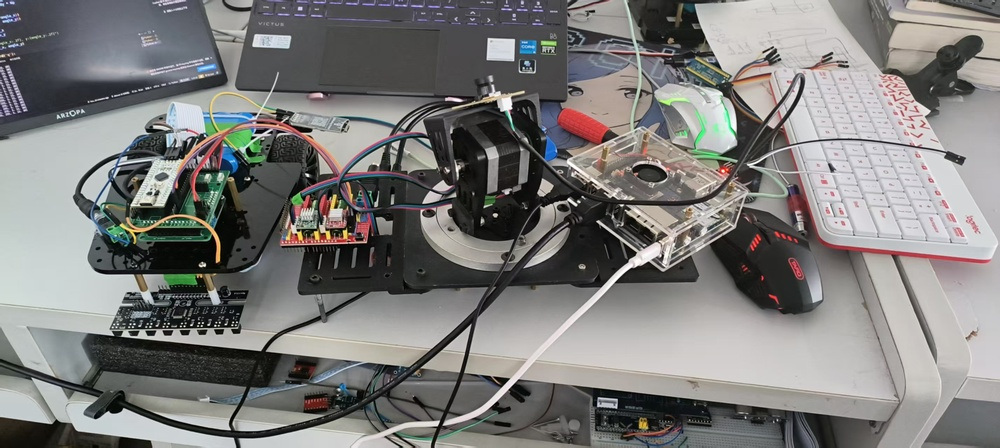
#> input picture .doc/src/1.jpg, 1000 x 448 px, shrunk from 2856 x 1280 before the run, given in place of the camera
$ python trackbar.py
#> lines starting #> are read from the running program, lines starting #| are printed output that depends on the picture; after the words box and inside, x2 and y2 are one past the last pixel; in counts of white or black regions, pixels touching at a corner belong together
import cv2
import numpy as np

def nothing(x):
    pass

# 创建窗口
cv2.namedWindow('Trackbars')

# 创建6个滑动条，范围均设定为HSV常用范围
cv2.createTrackbar('H_low', 'Trackbars', 0, 179, nothing)
cv2.createTrackbar('H_high', 'Trackbars', 10, 179, nothing)
cv2.createTrackbar('S_low', 'Trackbars', 100, 255, nothing)
cv2.createTrackbar('S_high', 'Trackbars', 255, 255, nothing)
cv2.createTrackbar('V_low', 'Trackbars', 100, 255, nothing)
cv2.createTrackbar('V_high', 'Trackbars', 255, 255, nothing)

cap = cv2.VideoCapture(0)

while True:
    ret, frame = cap.read()
#> frame is the input picture: shape (448, 1000, 3); mean B, G, R 122.6, 124.1, 124.9
    if not ret:
        break

    hsv = cv2.cvtColor(frame, cv2.COLOR_BGR2HSV)
#> hsv: shape (448, 1000, 3); mean H, S, V 62.2, 25.8, 129.2

    # 读取滑动条的阈值
    h_low = cv2.getTrackbarPos('H_low', 'Trackbars')
    h_high = cv2.getTrackbarPos('H_high', 'Trackbars')
    s_low = cv2.getTrackbarPos('S_low', 'Trackbars')
    s_high = cv2.getTrackbarPos('S_high', 'Trackbars')
    v_low = cv2.getTrackbarPos('V_low', 'Trackbars')
    v_high = cv2.getTrackbarPos('V_high', 'Trackbars')

    # 制作掩码
    lower_red1 = np.array([h_low, s_low, v_low])
    upper_red1 = np.array([h_high, s_high, v_high])

    # 注意红色在HSV中有两个区间，需要分别设置并合并
    # 这里演示只用一个区间，实际需要你调整两个区间的滑条或增加代码
    mask = cv2.inRange(hsv, lower_red1, upper_red1)
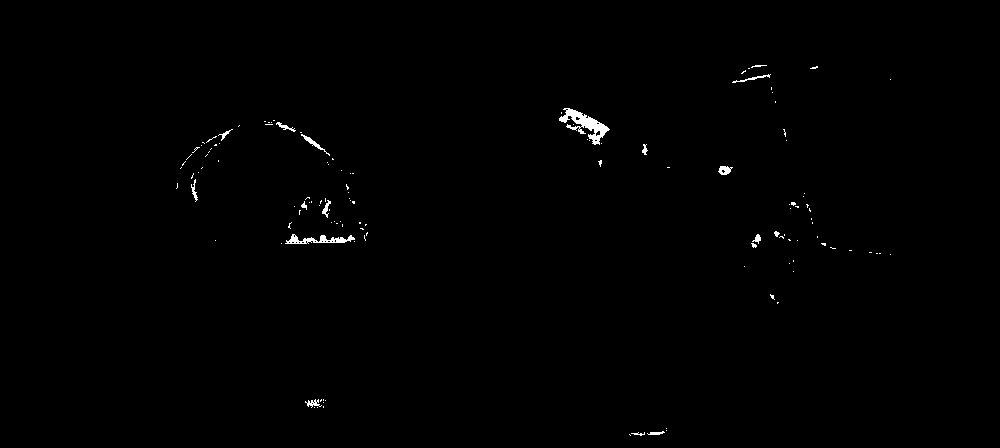
#> mask: shape (448, 1000); 0.48% white; 130 white regions (113 under 20 px), largest, box (x1, y1, x2, y2) and area: (559, 108, 610, 145) 668, (285, 234, 355, 244) 317, (301, 134, 330, 156) 100

    # 膨胀腐蚀处理减少噪点（可选）
    kernel = np.ones((5,5), np.uint8)
    mask = cv2.morphologyEx(mask, cv2.MORPH_OPEN, kernel)
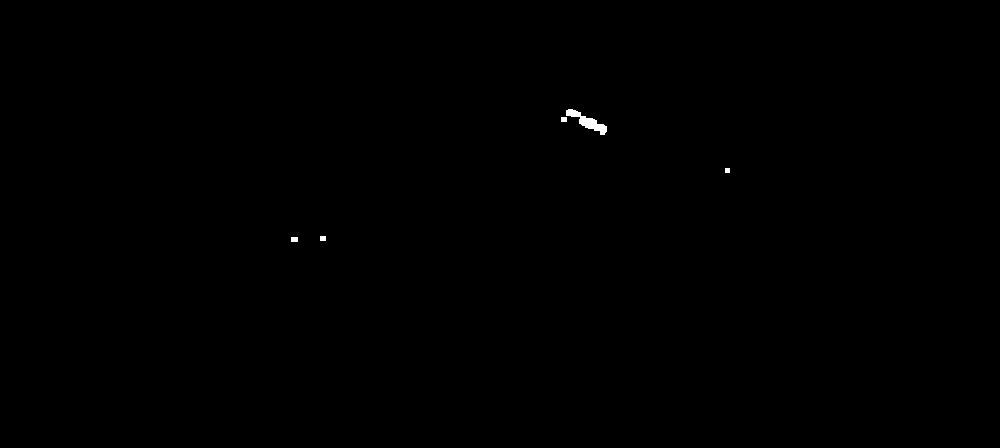
#> mask: shape (448, 1000); 0.11% white; 5 white regions, box (x1, y1, x2, y2) and area: (566, 109, 607, 135) 367, (291, 237, 298, 242) 35, (561, 117, 567, 122) 30, (320, 236, 326, 241) 30, (725, 168, 730, 173) 25
    mask = cv2.morphologyEx(mask, cv2.MORPH_CLOSE, kernel)
#> mask: shape (448, 1000); 0.11% white; 4 white regions, box (x1, y1, x2, y2) and area: (561, 109, 607, 135) 404, (291, 237, 298, 242) 35, (320, 236, 326, 241) 30, (725, 168, 730, 173) 25

    # 显示掩码窗口
    cv2.imshow('Mask', mask)

    # 叠加显示检测效果
    result = cv2.bitwise_and(frame, frame, mask=mask)
    cv2.imshow('Result', result)

    if cv2.waitKey(1) & 0xFF == ord('q'):
#> (key q is pressed here)
        break

cap.release()
cv2.destroyAllWindows()

$ run again, on .doc/src/2.jpg
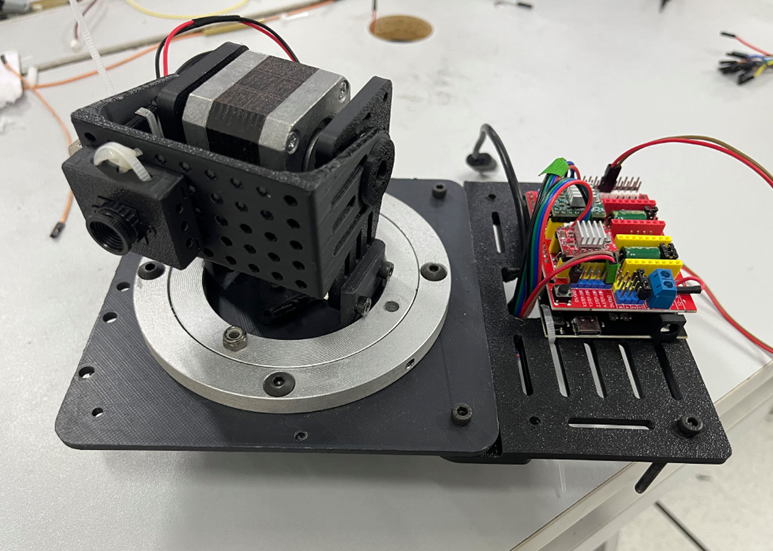
#> input picture .doc/src/2.jpg, 773 x 551 px, given in place of the camera
#> frame is the input picture: shape (551, 773, 3); mean B, G, R 135.3, 139.5, 141.8
#> hsv: shape (551, 773, 3); mean H, S, V 48.1, 26, 144
#> `mask = cv2.inRange(hsv, lower_red1, upper_red1)`:
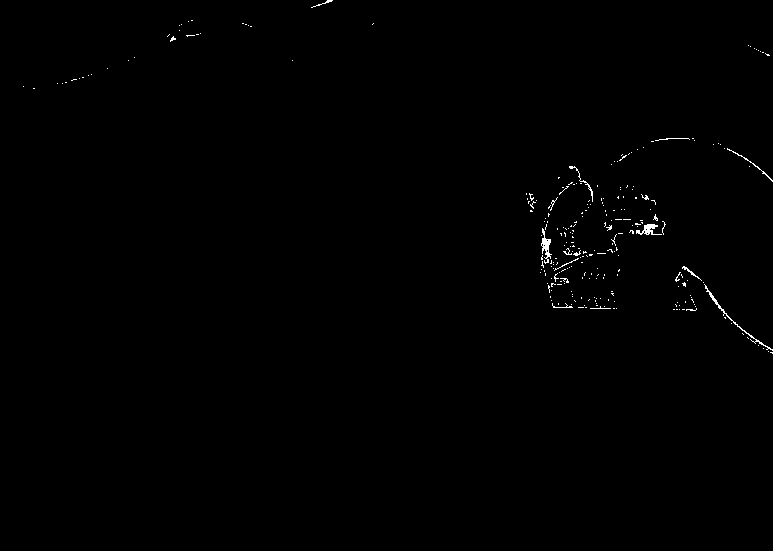
#> mask: shape (551, 773); 0.39% white in thin lines or dots, all inside (x1, y1, x2, y2) = (23, 0, 773, 354)
